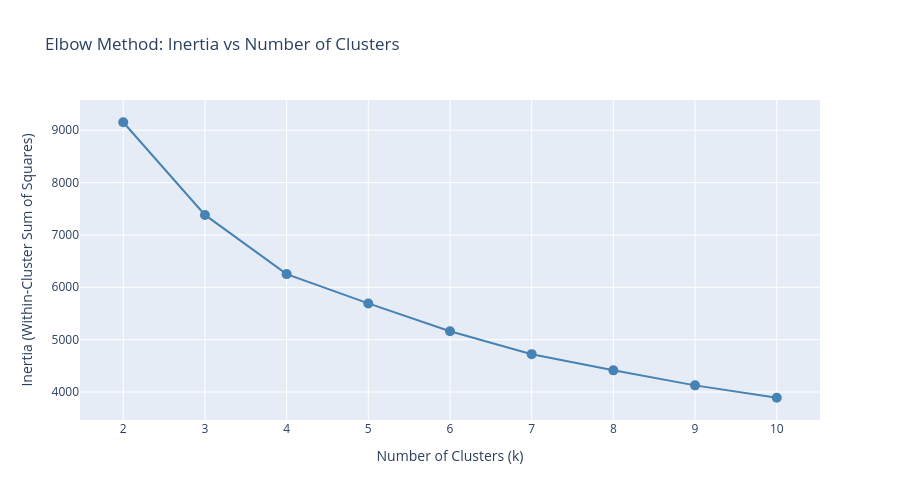

Write notebook code for a chart like this one.
### Markdown cell above
## 3. Determining Optimal Number of Clusters

We'll use two methods:
1. **Elbow Method**: Look for the "elbow" in the inertia plot
2. **Silhouette Score**: Measure how well-separated clusters are

### Code cell
# Elbow Method
inertias = []
K_range = range(2, 11)

for k in K_range:
    kmeans = KMeans(n_clusters=k, random_state=42, n_init=10)
    kmeans.fit(X_scaled)
    inertias.append(kmeans.inertia_)

# Plot elbow curve
fig = go.Figure()
fig.add_trace(go.Scatter(x=list(K_range), y=inertias, mode='lines+markers',
                         marker=dict(size=10, color='steelblue'),
                         line=dict(color='steelblue', width=2)))
fig.update_layout(title='Elbow Method: Inertia vs Number of Clusters',
                  xaxis_title='Number of Clusters (k)',
                  yaxis_title='Inertia (Within-Cluster Sum of Squares)',
                  height=500,
                  showlegend=False)
fig.show()

### Figure 1 — Plotly figure (JSON) as saved in the notebook; plotly's stock layout.template omitted (floating-point values rounded to 4 significant figures)
{"data": [{"line": {"color": "steelblue", "width": 2}, "marker": {"color": "steelblue", "size": 10}, "mode": "lines+markers", "x": [2, 3, 4, 5, 6, 7, 8, 9, 10], "y": [9153.0, 7383.0, 6252.0, 5692.0, 5161.0, 4723.0, 4413.0, 4126.0, 3890.0], "type": "scatter"}], "layout": {"title": {"text": "Elbow Method: Inertia vs Number of Clusters"}, "xaxis": {"title": {"text": "Number of Clusters (k)"}}, "yaxis": {"title": {"text": "Inertia (Within-Cluster Sum of Squares)"}}, "height": 500, "showlegend": false}}
